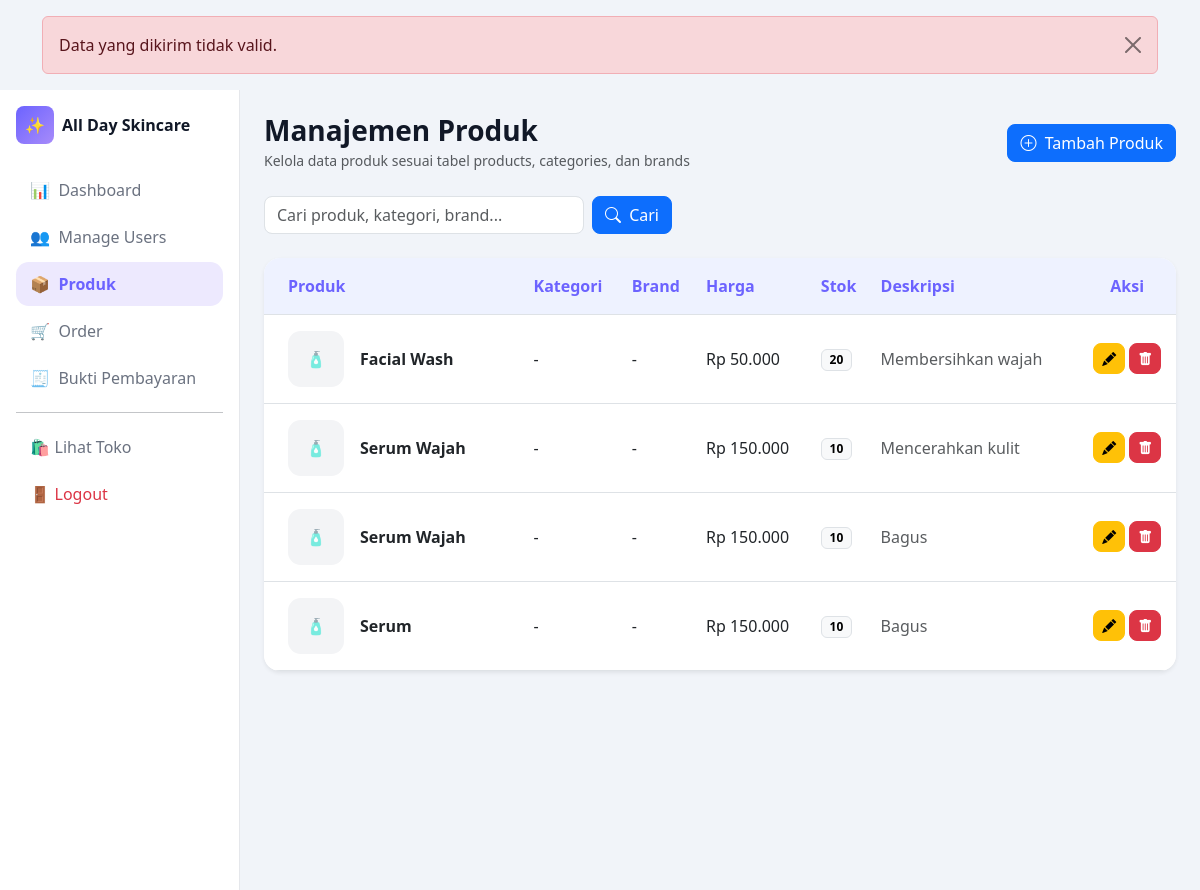
Screenshot of /index.php?page=admin-produk&error=invalid (signed in) with the database file from the repository.
### tables this page shows
CREATE TABLE `products` (
  `id_product` bigint(20) UNSIGNED NOT NULL,
  `nama_produk` varchar(150) NOT NULL,
  `deskripsi` text NOT NULL,
  `harga` decimal(12,2) NOT NULL,
  `stok` int(11) NOT NULL DEFAULT 0,
  `id_kategori` bigint(20) UNSIGNED DEFAULT NULL,
  `id_brand` bigint(20) UNSIGNED DEFAULT NULL,
  `gambar` varchar(255) NOT NULL,
  `created_at` timestamp NOT NULL DEFAULT current_timestamp(),
  `updated_at` timestamp NULL DEFAULT NULL
);

### config/helpers.php (called while the page is built, shortened)
<?php
function e($value): string
{
    return htmlspecialchars((string) $value, ENT_QUOTES, 'UTF-8');
}
function rupiah($number): string
{
    return 'Rp ' . number_format((float) $number, 0, ',', '.');
}
function getParam(string $key, $default = '')
{
    return $_GET[$key] ?? $default;
}

### admin/produk.php (the view, shortened to what this page needs)
<?php
require_once __DIR__ . '/../config/koneksi.php';
require_once __DIR__ . '/../layout/sidebar.php';
$search = trim((string) getParam('search'));
$sql = '
    SELECT products.*, categories.nama_kategori, brands.nama_brand
    FROM products
    LEFT JOIN categories ON categories.id_kategori = products.id_kategori
    LEFT JOIN brands ON brands.id_brand = products.id_brand
';
$sql .= ' ORDER BY products.id_product DESC';
$stmt = mysqli_prepare($conn, $sql);
if ($stmt) {
    mysqli_stmt_execute($stmt);
    $data = mysqli_stmt_get_result($stmt);
} else {
    $data = mysqli_query($conn, 'SELECT * FROM products ORDER BY id_product DESC');
}
?>
<div class="admin-layout d-flex" style="min-height: 100vh;">
    <main class="flex-grow-1 p-4">
        <div class="d-flex justify-content-between align-items-center mb-4 flex-wrap gap-2">
            <div>
                <h3 class="fw-bold mb-0">Manajemen Produk</h3>
                <small class="text-muted">Kelola data produk sesuai tabel products, categories, dan brands</small>
            </div>
            <a href="index.php?page=tambah-produk" class="btn btn-primary rounded-3"><i class="bi bi-plus-circle me-1"></i> Tambah Produk</a>
        </div>
        <form method="GET" class="mb-4">
            <div class="d-flex gap-2 flex-wrap">
                <input type="text" name="search" value="<?= e($search) ?>" class="form-control rounded-3" placeholder="Cari produk, kategori, brand..." style="max-width: 320px;">
                <button type="submit" class="btn btn-primary rounded-3"><i class="bi bi-search me-1"></i> Cari</button>
            </div>
        </form>
        <div class="card border-0 shadow-sm overflow-hidden">
            <div class="table-responsive">
                <table class="table align-middle table-hover mb-0">
                    <thead>
                        <tr>
                            <th class="px-4 py-3">Produk</th>
                            <th class="py-3">Kategori</th>
                            <th class="py-3">Brand</th>
                            <th class="py-3">Harga</th>
                            <th class="py-3">Stok</th>
                            <th class="py-3">Deskripsi</th>
                            <th class="py-3 text-center">Aksi</th>
                        </tr>
                    </thead>
                    <tbody>
                        <?php if ($data && mysqli_num_rows($data) > 0): ?>
                            <?php while ($p = mysqli_fetch_assoc($data)): ?>
                                <?php
                                $image = $p['gambar'] ?? '-';
                                $imagePath = ($image && $image !== '-') ? 'uploads/products/' . $image : '';
                                ?>
                                <tr>
                                    <td class="px-4 py-3">
                                        <div class="d-flex align-items-center gap-3">
                                            <?php if ($imagePath && file_exists(__DIR__ . '/../' . $imagePath)): ?>
                                                <img src="<?= e($imagePath) ?>" class="product-img" alt="<?= e($p['nama_produk']) ?>">
                                            <?php else: ?>
                                                <div class="product-img d-flex align-items-center justify-content-center text-muted">🧴</div>
                                            <?php endif; ?>
                                            <div class="fw-semibold"><?= e($p['nama_produk']) ?></div>
                                        </div>
                                    </td>
                                    <td><?= e($p['nama_kategori'] ?? '-') ?></td>
                                    <td><?= e($p['nama_brand'] ?? '-') ?></td>
                                    <td><?= rupiah($p['harga']) ?></td>
                                    <td><span class="badge text-bg-light border"><?= e($p['stok']) ?></span></td>
                                    <td class="text-muted" style="max-width: 280px;"><?= e($p['deskripsi'] ?? '-') ?></td>
                                    <td class="text-center">
                                        <a href="index.php?page=edit-produk&id=<?= e($p['id_product']) ?>" class="btn btn-warning btn-sm rounded-3"><i class="bi bi-pencil-fill"></i></a>
                                        <a href="process/delete_produk.php?id=<?= e($p['id_product']) ?>" class="btn btn-danger btn-sm rounded-3" onclick="return confirm('Yakin hapus produk ini?')"><i class="bi bi-trash-fill"></i></a>
                                    </td>
                                </tr>
                            <?php endwhile; ?>
                        <?php else: ?>
                            <tr>
                                <td colspan="7" class="text-center text-muted py-4">Belum ada data produk.</td>
                            </tr>
                        <?php endif; ?>
                    </tbody>
                </table>
            </div>
        </div>
    </main>
</div>

### layout/header.php (style rules this page uses)
:root { --primary: #6c63ff; --primary-soft: #ede9fe; --bg: #f1f4f9; --text-muted: #6b7280; }
body { background: var(--bg); color: #111827; }
.card { border-radius: 1rem; transition: .2s ease; }
.table thead th { color: var(--primary); font-weight: 700; background: #eef2ff; }
.product-img { width: 56px; height: 56px; object-fit: cover; border-radius: .8rem; background: #f3f4f6; }

### rows the page displays
products: nama_produk "Facial Wash", nama_kategori "-", nama_brand "-", harga "Rp 50.000", stok "20", deskripsi "Membersihkan wajah"
products: nama_produk "Serum Wajah", nama_kategori "-", nama_brand "-", harga "Rp 150.000", stok "10", deskripsi "Mencerahkan kulit"
products: nama_produk "Serum Wajah", nama_kategori "-", nama_brand "-", harga "Rp 150.000", stok "10", deskripsi "Bagus"
products: nama_produk "Serum", nama_kategori "-", nama_brand "-", harga "Rp 150.000", stok "10", deskripsi "Bagus"

### other values shown
$message "Data yang dikirim tidak valid."
$menu[0] "📊"
$menu[1] "Dashboard"
$menu[0] "👥"
$menu[1] "Manage Users"
$menu[0] "📦"
$menu[1] "Produk"
$menu[0] "🛒"
$menu[1] "Order"
$menu[0] "🧾"
$menu[1] "Bukti Pembayaran"
